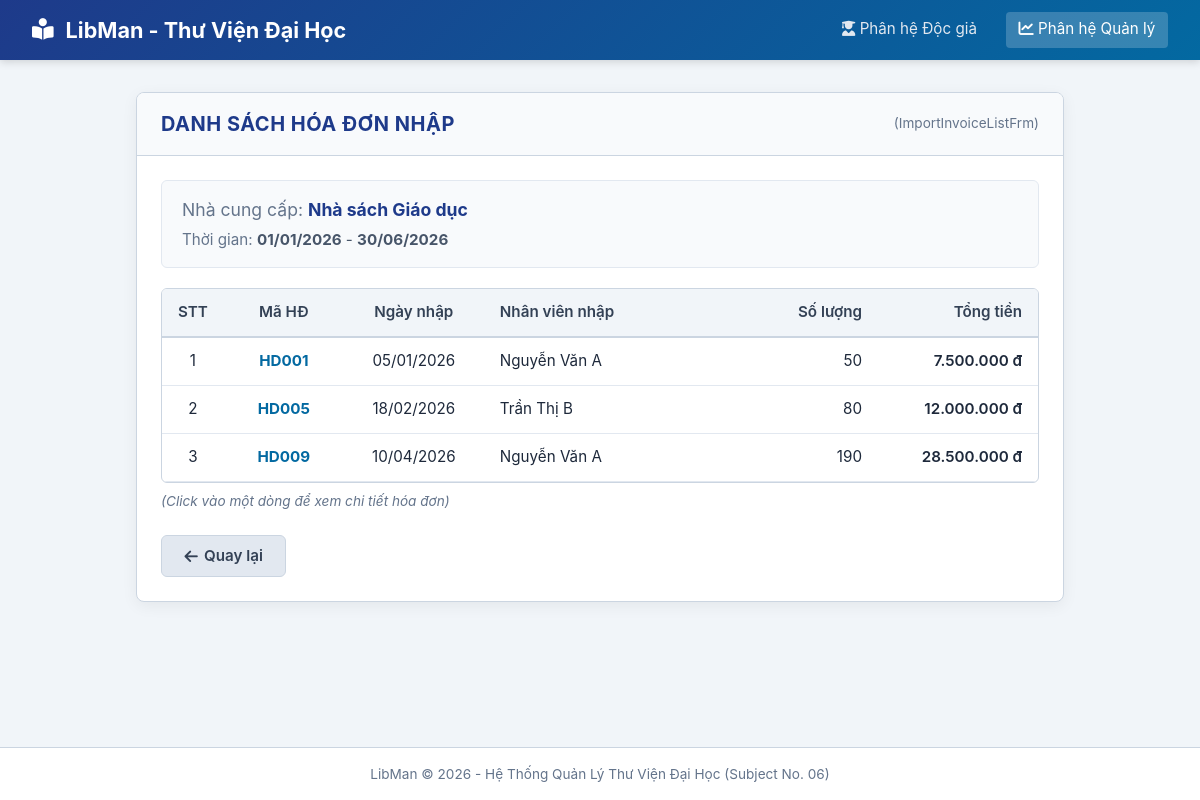
The page /manager/stats/supplier/1/invoices?start_date=2026-01-01&end_date=2026-06-30 on the database its author committed.
### tables this page shows
CREATE TABLE tblSupplier (
        ID INTEGER PRIMARY KEY AUTOINCREMENT,
        code TEXT UNIQUE NOT NULL,
        name TEXT NOT NULL,
        address TEXT,
        phone TEXT,
        email TEXT
    );

CREATE TABLE tblImportInvoice (
        ID INTEGER PRIMARY KEY AUTOINCREMENT,
        code TEXT UNIQUE NOT NULL,
        date TEXT NOT NULL,
        tblStaffID INTEGER NOT NULL,
        tblSupplierID INTEGER NOT NULL,
        FOREIGN KEY (tblStaffID) REFERENCES tblStaff(ID),
        FOREIGN KEY (tblSupplierID) REFERENCES tblSupplier(ID)
    );

### app.py (the view)
@app.route('/manager/stats/supplier/<int:supplier_id>/invoices')
def invoice_list(supplier_id):
    start_date = request.args.get('start_date', '2026-01-01')
    end_date = request.args.get('end_date', '2026-06-30')
    supplier = SupplierDAO.getSupplierByID(supplier_id)
    invoices = ImportInvoiceDAO.getImportInvoiceBySupplier(supplier_id, start_date, end_date)
    for inv in invoices:
        inv.importDate = format_date_display(inv.importDate)
    return render_template('manager/invoice_list.html',
                           supplier=supplier,
                           invoices=invoices,
                           start_date=start_date,
                           end_date=end_date,
                           display_start=format_date_display(start_date),
                           display_end=format_date_display(end_date),
                           active_module="manager")

### app.py (called while the page is built)
def format_date_display(date_str):
    if not date_str:
        return ""
    try:
        parts = date_str.split('-')
        if len(parts) == 3:
            return f"{parts[2]}/{parts[1]}/{parts[0]}"
    except Exception:
        pass
    return date_str

### dao/SupplierDAO.py (called while the page is built)
    @staticmethod
    def getSupplierByID(supplierID: int):
        conn = get_db_connection()
        cur = conn.cursor()
        cur.execute("SELECT * FROM tblSupplier WHERE ID = ?", (supplierID,))
        row = cur.fetchone()
        conn.close()
        return row

### database.py (called while the page is built)
def get_db_connection():
    conn = sqlite3.connect(DB_PATH)
    conn.row_factory = sqlite3.Row
    return conn

### templates/manager/invoice_list.html (shortened to what this page needs)
{% extends "base.html" %}
{% block content %}
<div class="frm-box">
  <div class="frm-header">
    <h2 class="frm-title">DANH SÁCH HÓA ĐƠN NHẬP</h2>
    <span style="font-size: 0.85rem; color: #64748b;">(ImportInvoiceListFrm)</span>
  </div>
  <div class="frm-body">
    <div style="background-color: #f8fafc; border: 1px solid #e2e8f0; border-radius: 6px; padding: 1rem 1.25rem; margin-bottom: 1.25rem;">
      <div style="font-size: 1.1rem; margin-bottom: 0.35rem;">
        <span style="color: #64748b;">Nhà cung cấp:</span>
        <strong style="color: #1e3a8a;">{{ supplier.name if supplier else 'Nhà sách Giáo dục' }}</strong>
      </div>
      <div style="font-size: 0.95rem; color: #475569;">
        <span style="color: #64748b;">Thời gian:</span>
        <strong>{{ display_start }}</strong> - <strong>{{ display_end }}</strong>
      </div>
    </div>
    <div class="table-responsive">
      <table class="data-table" id="tblInvoice">
        <thead>
          <tr>
            <th class="text-center" style="width: 60px;">STT</th>
            <th class="text-center" style="width: 120px;">Mã HĐ</th>
            <th class="text-center" style="width: 140px;">Ngày nhập</th>
            <th>Nhân viên nhập</th>
            <th class="text-right" style="width: 120px;">Số lượng</th>
            <th class="text-right" style="width: 160px;">Tổng tiền</th>
          </tr>
        </thead>
        <tbody>
          {% if invoices and invoices|length > 0 %}
            {% for inv in invoices %}
            <tr class="clickable" onclick="window.location.href='{{ url_for('invoice_detail', invoice_id=inv.id, supplier_id=supplier.ID, start_date=start_date, end_date=end_date) }}'" title="Click để xem chi tiết hóa đơn">
              <td class="text-center">{{ loop.index }}</td>
              <td class="text-center"><strong style="color: #0369a1;">{{ inv.code }}</strong></td>
              <td class="text-center">{{ inv.importDate }}</td>
              <td>{{ inv.staffName }}</td>
              <td class="text-right">{{ "{:,}".format(inv.totalQuantity).replace(',', '.') }}</td>
              <td class="text-right" style="font-weight: 600;">{{ "{:,.0f}".format(inv.totalAmount).replace(',', '.') }} đ</td>
            </tr>
            {% endfor %}
          {% else %}
            <tr>
              <td colspan="6" class="text-center" style="padding: 2rem; color: #64748b;">
                Không tìm thấy hóa đơn nhập nào của nhà cung cấp này trong khoảng thời gian đã chọn.
              </td>
            </tr>
          {% endif %}
        </tbody>
      </table>
    </div>
    {% if invoices and invoices|length > 0 %}
      <p class="table-hint">(Click vào một dòng để xem chi tiết hóa đơn)</p>
    {% endif %}
    <div class="btn-group">
      <a href="{{ url_for('supplier_stat', start_date=start_date, end_date=end_date) }}" class="btn btn-secondary" id="btnBack">
        <i class="fa-solid fa-arrow-left"></i> Quay lại
      </a>
    </div>
  </div>
</div>
{% endblock %}

### templates/base.html (shortened to what this page needs)
<!DOCTYPE html>
<html lang="vi">
<head>
  <link rel="stylesheet" href="{{ url_for('static', filename='css/style.css') }}">
  <link rel="stylesheet" href="https://cdnjs.cloudflare.com/ajax/libs/font-awesome/6.4.0/css/all.min.css">
</head>
<body>
  <nav class="navbar">
    <a href="{{ url_for('index') }}" class="brand">
      <i class="fa-solid fa-book-open-reader"></i>
      <span>LibMan - Thư Viện Đại Học</span>
    </a>
    <div class="nav-links">
      <a href="{{ url_for('reader_home') }}" class="nav-link {% if active_module == 'reader' %}active{% endif %}">
        <i class="fa-solid fa-user-graduate"></i> Phân hệ Độc giả
      </a>
      <a href="{{ url_for('manager_home') }}" class="nav-link {% if active_module == 'manager' %}active{% endif %}">
        <i class="fa-solid fa-chart-line"></i> Phân hệ Quản lý
      </a>
    </div>
  </nav>
  <div class="container">
    {% block content %}{% endblock %}
  </div>
  <footer>
    <p>LibMan &copy; 2026 - Hệ Thống Quản Lý Thư Viện Đại Học (Subject No. 06)</p>
  </footer>
</body>
</html>

### static/css/style.css (style rules this page uses)
:root { --primary-color: #1e3a8a; --primary-hover: #1d4ed8; --secondary-color: #0284c7; --bg-color: #f1f5f9; --card-bg: #ffffff; --text-color: #1e293b; --text-muted: #64748b; --border-color: #cbd5e1; --success-color: #10b981; --danger-color: #ef4444; --warning-color: #f59e0b; }
* { box-sizing: border-box; margin: 0; padding: 0; }
body { font-family: -apple-system, BlinkMacSystemFont, "Segoe UI", Roboto, Helvetica, Arial, sans-serif; background-color: var(--bg-color); color: var(--text-color); line-height: 1.5; min-height: 100vh; display: flex; flex-direction: column; }
.navbar { background: linear-gradient(135deg, #1e3a8a, #0369a1); color: white; padding: 0.75rem 2rem; display: flex; justify-content: space-between; align-items: center; box-shadow: 0 2px 8px rgba(0,0,0,0.15); }
.navbar .brand { display: flex; align-items: center; gap: 0.75rem; font-size: 1.35rem; font-weight: 700; color: white; text-decoration: none; }
.navbar .nav-links { display: flex; gap: 1rem; align-items: center; }
.navbar .nav-link { color: #e2e8f0; text-decoration: none; font-size: 0.95rem; padding: 0.4rem 0.8rem; border-radius: 4px; transition: all 0.2s; }
.navbar .nav-link:hover, .navbar .nav-link.active { background-color: rgba(255,255,255,0.2); color: white; }
.container { max-width: 960px; margin: 2rem auto; padding: 0 1rem; flex: 1; width: 100%; }
.frm-box { background: var(--card-bg); border: 1px solid var(--border-color); border-radius: 8px; box-shadow: 0 4px 16px rgba(0,0,0,0.06); overflow: hidden; margin-bottom: 2rem; }
.frm-header { background: #f8fafc; border-bottom: 1px solid var(--border-color); padding: 1rem 1.5rem; display: flex; justify-content: space-between; align-items: center; }
.frm-title { font-size: 1.25rem; font-weight: 700; color: var(--primary-color); text-transform: uppercase; letter-spacing: 0.5px; }
.frm-body { padding: 1.5rem; }
.btn-group { display: flex; gap: 1rem; margin-top: 1.5rem; }
.btn { padding: 0.55rem 1.4rem; font-size: 0.95rem; font-weight: 600; border-radius: 6px; cursor: pointer; text-decoration: none; border: 1px solid transparent; transition: all 0.2s; display: inline-flex; align-items: center; justify-content: center; gap: 0.4rem; }
.btn-secondary { background-color: #e2e8f0; color: #334155; border-color: #cbd5e1; }
.table-responsive { overflow-x: auto; border: 1px solid var(--border-color); border-radius: 6px; background: white; }
.data-table { width: 100%; border-collapse: collapse; text-align: left; font-size: 0.95rem; }
.data-table th, .data-table td { padding: 0.75rem 1rem; border-bottom: 1px solid #e2e8f0; }
.data-table th { background-color: #f1f5f9; font-weight: 600; color: #334155; border-bottom: 2px solid #cbd5e1; }
.data-table tbody tr.clickable { cursor: pointer; transition: background-color 0.15s; }
.text-center { text-align: center; }
.text-right { text-align: right; }
.table-hint { font-size: 0.85rem; font-style: italic; color: #64748b; margin-top: 0.5rem; margin-bottom: 1rem; }
footer { text-align: center; padding: 1rem; font-size: 0.85rem; color: var(--text-muted); border-top: 1px solid var(--border-color); background-color: #ffffff; }

### rows shown on the page
tblSupplier: name "Nhà sách Giáo dục"
tblImportInvoice: code "HD001", importDate "05/01/2026", staffName "Nguyễn Văn A", totalQuantity "50", totalAmount "7.500.000"
tblImportInvoice: code "HD005", importDate "18/02/2026", staffName "Trần Thị B", totalQuantity "80", totalAmount "12.000.000"
tblImportInvoice: code "HD009", importDate "10/04/2026", staffName "Nguyễn Văn A", totalQuantity "190", totalAmount "28.500.000"

### other values the page prints
{{ display_start }} "01/01/2026"
{{ display_end }} "30/06/2026"
